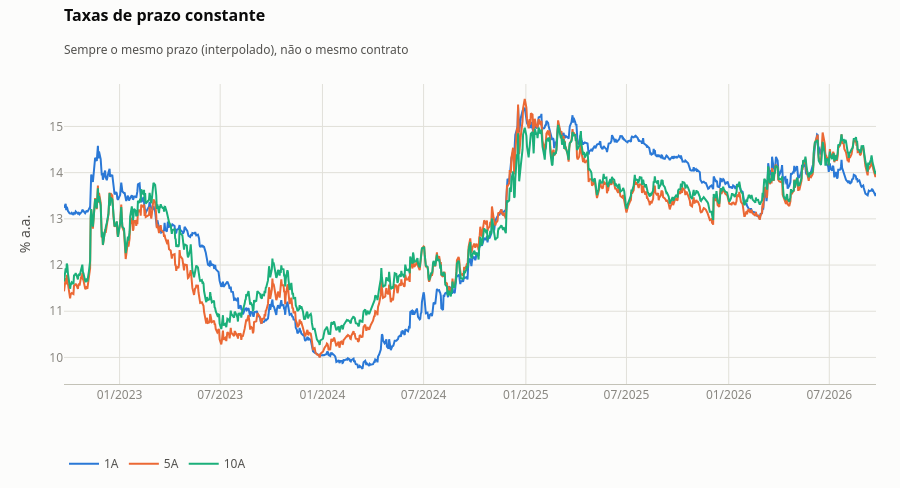

Notebook code cell kept with this figure:
### Markdown cell above
## 6. Movimentos da curva

### Prazo constante

Os contratos têm vencimento fixo, então o `DI1F28` de hoje é um prazo mais curto que o `DI1F28` de um ano atrás. Para comparar dias diferentes, a curva de cada dia é interpolada em **prazos fixos**: 3M, 6M, 1A, 2A, 3A, 5A e 10A.

### Code cell
taxas = vertices_constantes(historico)          # decimal; índice = data, colunas = vértices
variacoes = movimentos.variacoes_bps(taxas)     # variação diária em bps

graficos.grafico_historico_vertices(taxas, desde=taxas.index[-1] - pd.DateOffset(years=4)).show()
(taxas.tail(5) * 100).round(3)

### Figure 1 — Plotly figure (JSON) as saved in the notebook; plotly's stock layout.template omitted (floating-point values rounded to 4 significant figures; data arrays with more than 128 entries replaced by an {"elided": "..."} marker saying what was removed)
{"data": [{"hovertemplate": "1A: %{y:.2f}%<extra></extra>", "line": {"color": "#2a78d6", "width": 2}, "mode": "lines", "name": "1A", "type": "scatter", "x": {"elided": "998 str values"}, "y": {"elided": "998 float values"}}, {"hovertemplate": "5A: %{y:.2f}%<extra></extra>", "line": {"color": "#eb6834", "width": 2}, "mode": "lines", "name": "5A", "type": "scatter", "x": {"elided": "998 str values"}, "y": {"elided": "998 float values"}}, {"hovertemplate": "10A: %{y:.2f}%<extra></extra>", "line": {"color": "#1baf7a", "width": 2}, "mode": "lines", "name": "10A", "type": "scatter", "x": {"elided": "998 str values"}, "y": {"elided": "998 float values"}}], "layout": {"font": {"color": "#52514e", "family": "system-ui, -apple-system, 'Segoe UI', Roboto, sans-serif", "size": 12}, "height": 488, "hoverlabel": {"font": {"family": "system-ui, -apple-system, 'Segoe UI', Roboto, sans-serif", "size": 12}}, "hovermode": "x unified", "legend": {"bgcolor": "rgba(0,0,0,0)", "font": {"color": "#52514e"}, "orientation": "h", "x": 0, "xanchor": "left", "y": 0.02, "yanchor": "bottom", "yref": "container"}, "margin": {"b": 104, "l": 64, "r": 24, "t": 84}, "paper_bgcolor": "#fcfcfb", "plot_bgcolor": "#fcfcfb", "title": {"font": {"color": "#0b0b0b", "size": 16}, "subtitle": {"font": {"color": "#52514e", "size": 12}, "text": "Sempre o mesmo prazo (interpolado), não o mesmo contrato"}, "text": "<b>Taxas de prazo constante</b>", "x": 0, "xanchor": "left", "xref": "paper", "y": 0.98, "yanchor": "top", "yref": "container"}, "xaxis": {"gridcolor": "#e1e0d9", "gridwidth": 1, "hoverformat": "%d/%m/%Y", "linecolor": "#c3c2b7", "showline": true, "tickfont": {"color": "#898781"}, "tickformat": "%m/%Y", "title": {"font": {"color": "#52514e"}, "text": ""}, "zerolinecolor": "#c3c2b7"}, "yaxis": {"gridcolor": "#e1e0d9", "gridwidth": 1, "linecolor": "#c3c2b7", "showline": false, "tickfont": {"color": "#898781"}, "title": {"font": {"color": "#52514e"}, "text": "% a.a."}, "zerolinecolor": "#c3c2b7"}}}
